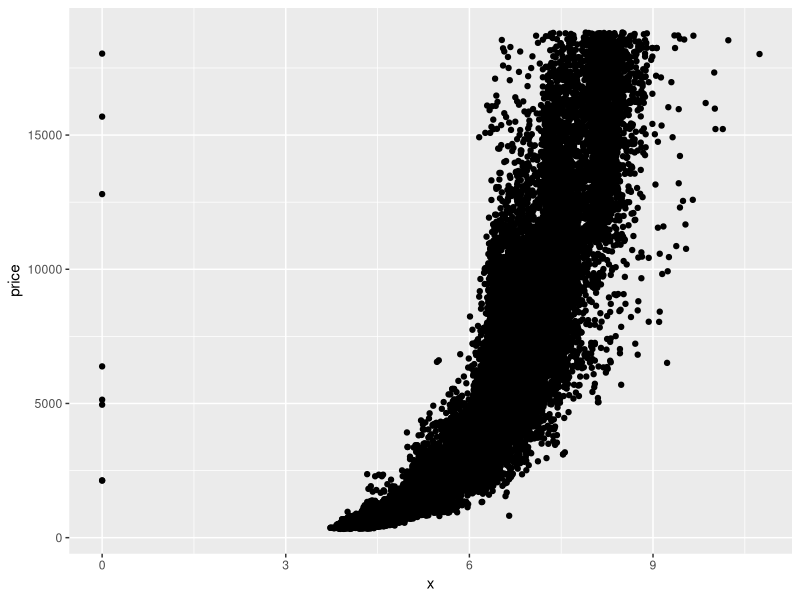
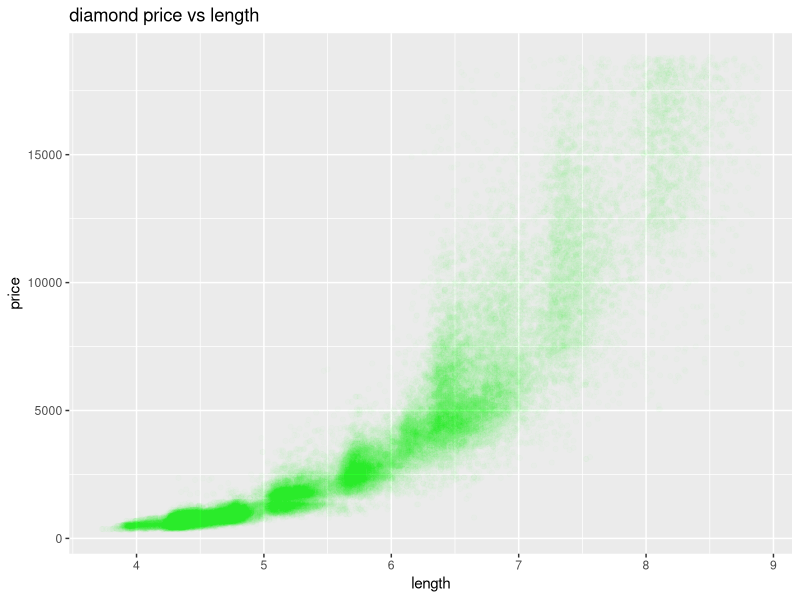
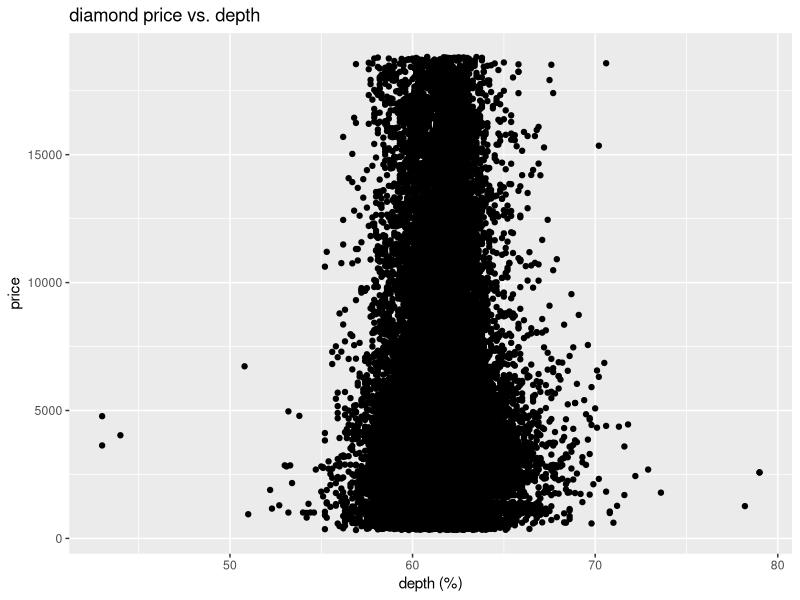
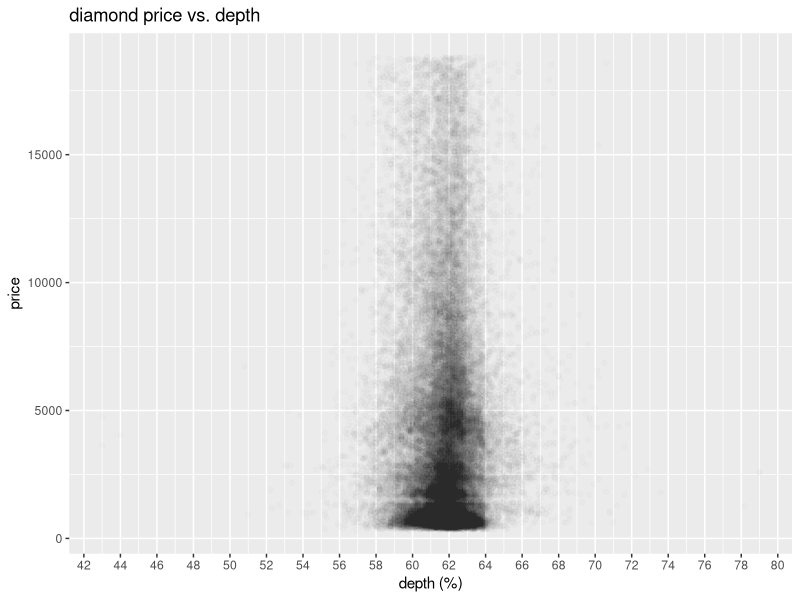
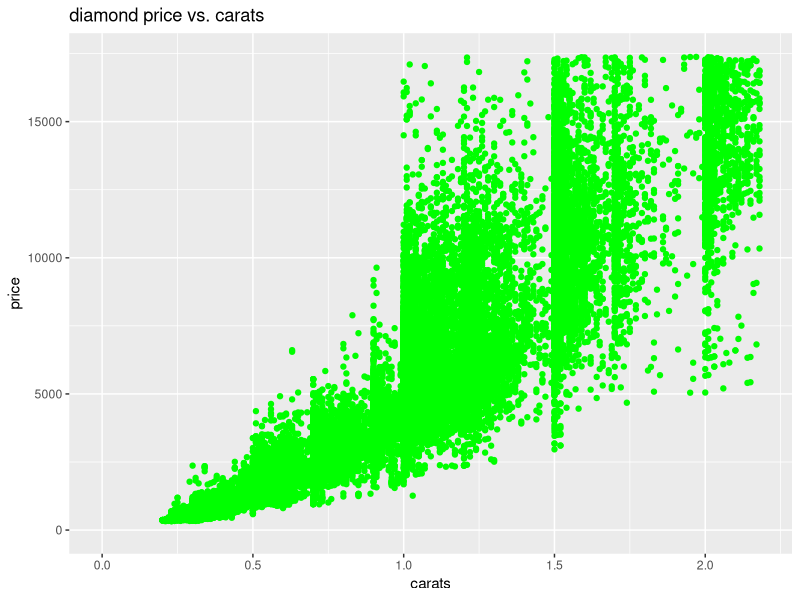
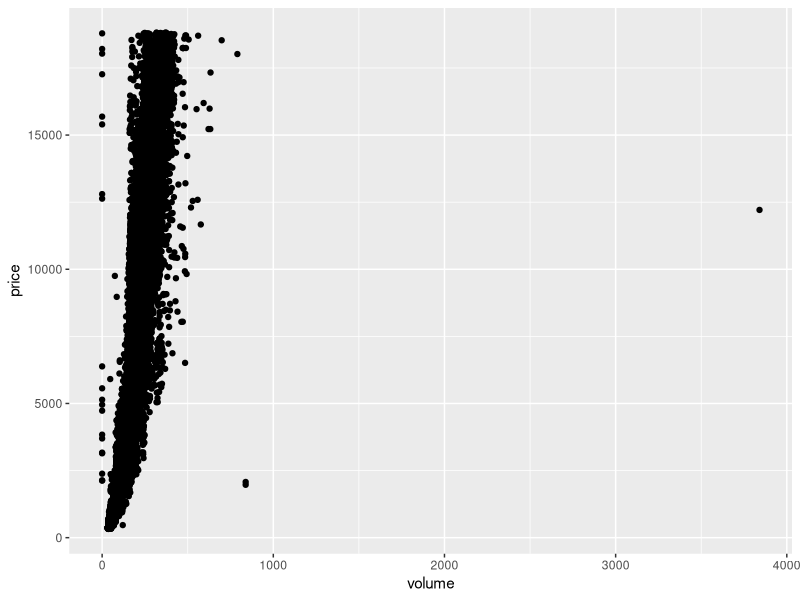
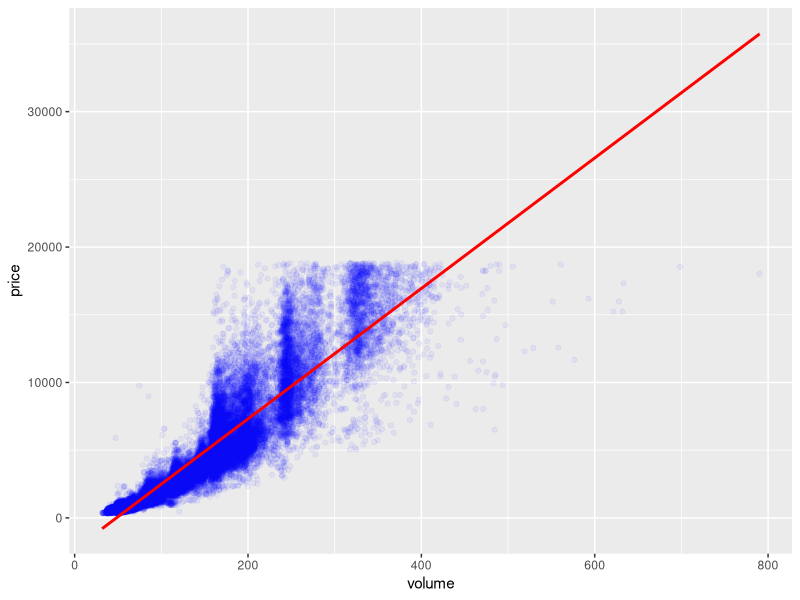
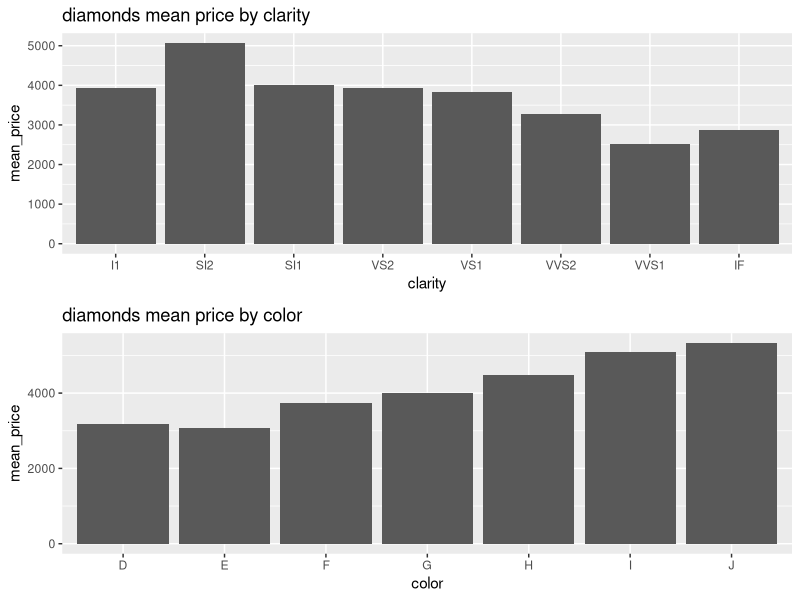

The R script that drew these images, in order:
library(ggplot2)
library(dplyr)
library(tidyr)
library(gridExtra)
library(datasets)
data("diamonds")

#diamond scatter
ggplot(diamonds, aes(x, price)) +
  geom_point()

#refined diamond scatter
ggplot(diamonds[diamonds$x > 0 & diamonds$price > 0, ]) + 
  geom_point(aes(x = x, y = price), alpha = .01, color = "green") + 
  labs(title = "diamond price vs length", x = "length", y = "price") +
  scale_x_continuous(breaks = 0:12, limits = c(min(diamonds$x[diamonds$x > 0]), quantile(diamonds$x, 0.999))) +
  scale_y_continuous(breaks = seq(0, max(diamonds$price), 5000))
ggsave("Diamond price vs len scat.png")

#price cor - i'd expect these to be very similar
with(diamonds,
     data.frame(cor_x_price = cor(x, price),
                cor_y_price = cor(y, price),
                cor_z_price = cor(z, price)
     )
)

#diamonds depth vs price scatter
ggplot(diamonds, aes(depth, price)) +
  geom_point() +
  labs(x = "depth (%)", y = "price", title = "diamond price vs. depth")

#refined
ggplot(diamonds, aes(depth, price)) +
  geom_point(alpha = 0.01) +
  scale_x_continuous(breaks = seq(0, 100, 2)) +
  labs(x = "depth (%)", y = "price", title = "diamond price vs. depth")
ggsave("diamond price vs depth.png")

#quantiles
with(diamonds,
     c(quantile(depth, 0.05),
       quantile(depth, 0.25),
       quantile(depth, 0.75),
       quantile(depth, 0.95)
     )
)

#correlation - none expected
cor(diamonds$depth, diamonds$price)
#correlation = -0.01 => I wouldn't use depth % to predict price

ggplot(diamonds, aes(carat, price)) +
  geom_point(colour = "green") +
  scale_x_continuous(limits = c(0, quantile(diamonds$carat, 0.99))) +
  scale_y_continuous(limits = c(0, quantile(diamonds$price, 0.99))) +
  labs(title = "diamond price vs. carats", x = "carats", y = "price") 
ggsave("diamond price vs carats.png")

#volume
diamonds$volume <- with(diamonds, x * y * z)

#price vs vol scatter
ggplot(diamonds, aes(volume, price)) + geom_point()

#price & 0 < volume < 800 cor
with(subset(diamonds, volume != 0 & volume < 800), cor(volume, price))

#refined price vs vol scatter
ggplot(data = subset(diamonds, volume != 0 & volume < 800), aes(volume, price)) + 
  geom_point(alpha = 0.05, color ="blue") +
  geom_smooth(method = "lm", color = "red")
ggsave("Refined price by volume.png")
#data appears to be exponential

#new diamondsByClarity dataframe
diamondsByClarity <- diamonds %>% 
  group_by(clarity) %>% 
  summarise(mean_price = mean(price),
            median_price = median(price),
            min_price = min(price),
            max_price = max(price),
            n = n())
diamondsByClarity

#2 bar graphs of diamond mean price by clarity and color
diamonds_by_clarity <- group_by(diamonds, clarity)
diamonds_mp_by_clarity <- summarise(diamonds_by_clarity, mean_price = mean(price))

diamonds_by_color <- group_by(diamonds, color)
diamonds_mp_by_color <- summarise(diamonds_by_color, mean_price = mean(price))

bgMPcla <- ggplot(diamonds_mp_by_clarity, aes(clarity, mean_price)) +
  geom_bar(stat = "identity") +
  labs(title = "diamonds mean price by clarity")

bgMPcol <- ggplot(diamonds_mp_by_color, aes(color, mean_price)) +
  geom_bar(stat = "identity") +
  labs(title = "diamonds mean price by color")

grid.arrange(bgMPcla,bgMPcol)

